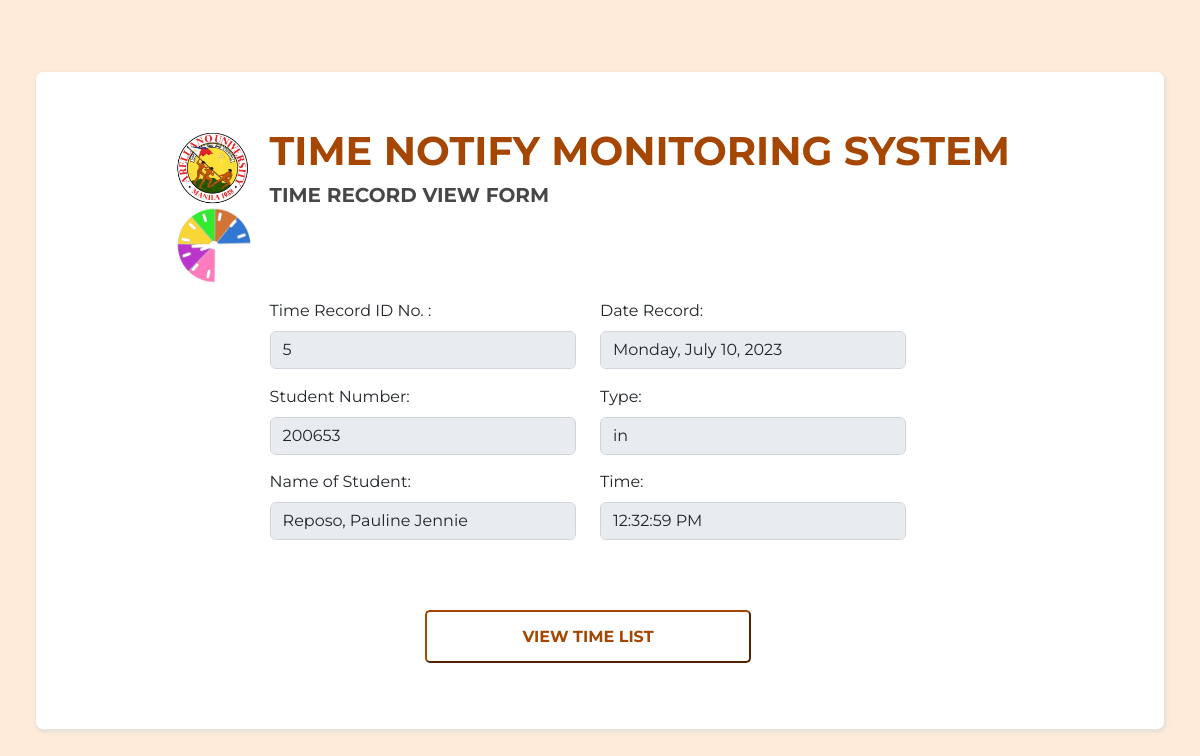
Page /time/TimeViewForm.php?timeID=5 (signed in) on the committed database.
### tables this page shows
CREATE TABLE `time_in_records` (
  `timeID` int(11) NOT NULL,
  `stud_id` int(11) NOT NULL,
  `studnum` bigint(100) NOT NULL,
  `type` varchar(100) NOT NULL,
  `studname` varchar(200) NOT NULL,
  `daterec` varchar(150) NOT NULL,
  `time` varchar(100) NOT NULL,
  `g_email` varchar(100) NOT NULL
);

### time/TimeViewForm.php (the view, shortened to what this page needs)
<?php
    $timeID = $_GET['timeID'];
    $sql="SELECT * FROM time_in_records WHERE timeID = '$timeID'";
    $con = connect();
    $result=mysqli_query($con,$sql);
    $row= mysqli_fetch_assoc($result);
    $timeID=$row['timeID'];
        $studnum=$row['studnum'];
        $type=$row['type'];
        $studname=$row['studname'];
        $daterec=$row['daterec'];
        $time=$row['time'];
?>
<!DOCTYPE html>
<html lang="en">
<head>
  <link href="https://cdn.jsdelivr.net/npm/bootstrap@5.2.3/dist/css/bootstrap.min.css" rel="stylesheet">
  <link rel="stylesheet" type="text/css" href="css/timeform.css">
</head>
<body>
<div class="cont">
    <div class="row row_outer2">
        <form class="row g-3 row_inner" action="#" method="post">
            <div class="col-sm-2 text-center">
                <img class="icon" src="../assets/aulogo.png" alt="right">
                <img class="icon" src="../assets/logo_icon.png" alt="right">
            </div>
            <div class="col-sm-10">
                <h1>TIME NOTIFY MONITORING SYSTEM</h1>
                <h5>TIME RECORD VIEW FORM</h5>
            </div>
            <div class="row">
            <div class="col-md-2 order-sm-1">
                    </div>
                    <div class="col-md-4 order-sm-2">
                        <div class="row-md-4">
                            <label for="timenum" class="form-label">Time Record ID No. :</label>
                            <input type="text" class="form-control" id="timenum" name="timenum" value="<?= $timeID ?>" disabled>
                        </div>
                        <div class="row-md-4">
                            <label for="studnum" class="form-label">Student Number:</label>
                            <input type="text" class="form-control" id="studnum" name="studnum" value="<?= $studnum ?>" disabled>
                        </div>
                        <div class="row-md-4">
                        <label for="studname" class="form-label">Name of Student:</label>
                        <input type="text" class="form-control" id="studname" name="studname" value="<?= $studname ?>" disabled>
                        </div>
                    </div>
                    <div class="col-md-4 order-sm-3">
                        <div class="row-md-4">
                            <label for="date" class="form-label">Date Record:</label>
                            <input type="text" class="form-control" id="date" name="date" value="<?= $daterec ?>" disabled>
                        </div>
                        <div class="row-md-4">
                            <label for="guardian" class="form-label">Type:</label>
                            <input type="text" class="form-control" id="date" name="date" value="<?= $type ?>"<?= $guardianlist ?> disabled>
                        </div>
                        <div class="row-md-4">
                            <label for="timein" class="form-label">Time:</label >
                            <input type="text" class="form-control" id="timein" name="timein" value="<?= $time?>" disabled>
                        </div>
                    </div>
                    <div class="col-md-2 order-sm-4">
                    </div>
            </div>
            <div class="row buttondiv">
                <div class="col-md-8 order-sm-3">
                    <button type="submit" class="btn2"><a href="student_timetable.php" class="a">VIEW TIME LIST</button></a>
                </div>
            </div>
        </form>
        <br>
    </div>
</div>
  </body>
</html>

### time/css/timeform.css (style rules this page uses)
* { margin:0; padding:0; font-family: 'Montserrat', sans-serif; }
.cont { background-color: #ffecd8; width:100%; height:100vh; align-items: center; padding-top:35px; padding-bottom:35px; display:flex; }
.row_outer2 { background-color: white; width:94%; height: 90%; margin:auto; padding: 1.5% 2% 1.5% 2%; border-radius: 7px; display:flex; box-shadow: 1px 2px 3px 2px#dcdcdca3; }
.row_inner { background-color: white; width:98%; margin:auto; padding: 1.5% 2% 1.5% 2%; border-radius: 7px; display:flex; font-family: 'helvetica'; }
h1 { color:#a54602; font-weight:bold; }
h5 { text-transform: uppercase; font-weight: bold; color:rgba(0, 0, 0, 0.721); padding-bottom: 3%; }
.form-label { margin-top: 5%; }
.buttondiv { margin-top: 5%; align-items: center; align-content: center; text-align: center; }
.btn2 { padding-top:2%; padding-bottom:2%; padding-left: 15%; padding-right: 15%; color:#a54602; background-color: white; border-color:#a54602; font-weight: bold; border-radius:5px; margin-top:3%; margin-bottom:4%; }
.icon { max-width:80px; height: auto; float: right; }
.a { color:#a54602; text-decoration:none; }

### rows in the picture
time_in_records: timenum "5", studnum "200653", studname "Reposo, Pauline Jennie", date "Monday, July 10, 2023", date "in", timein "12:32:59 PM"
